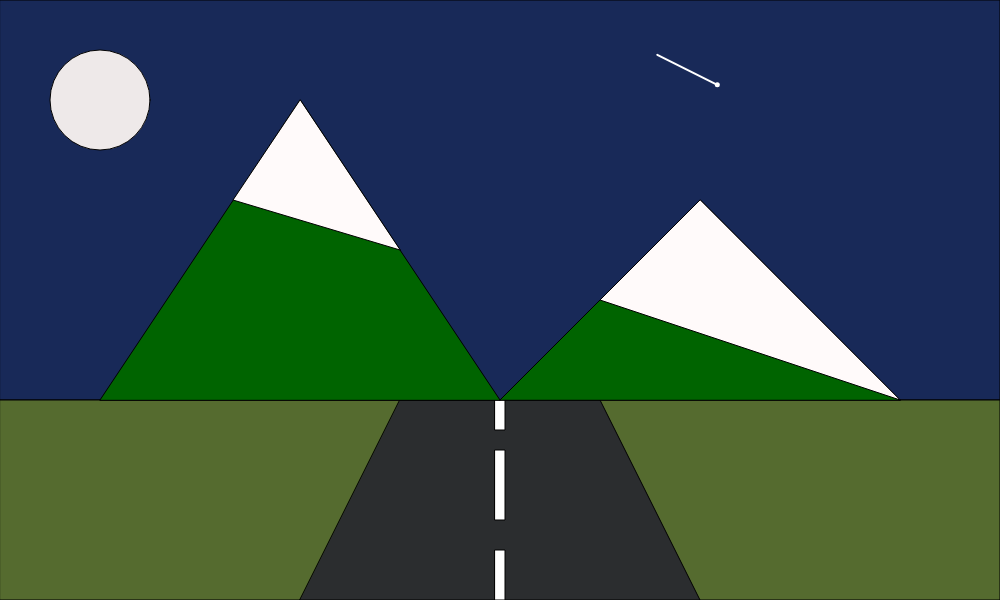
Frame 1 (no input)
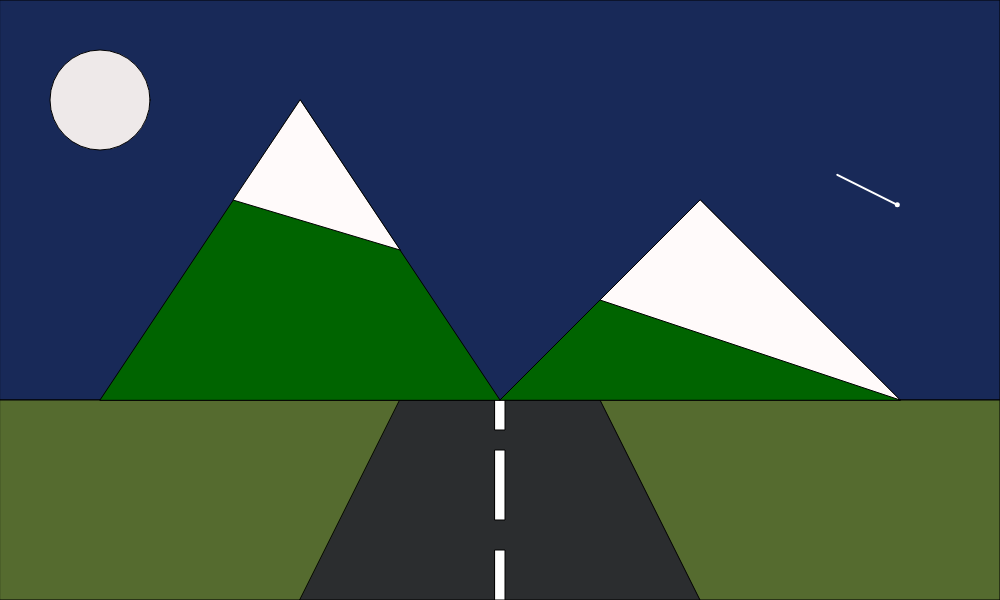
Frame 60 (no input)
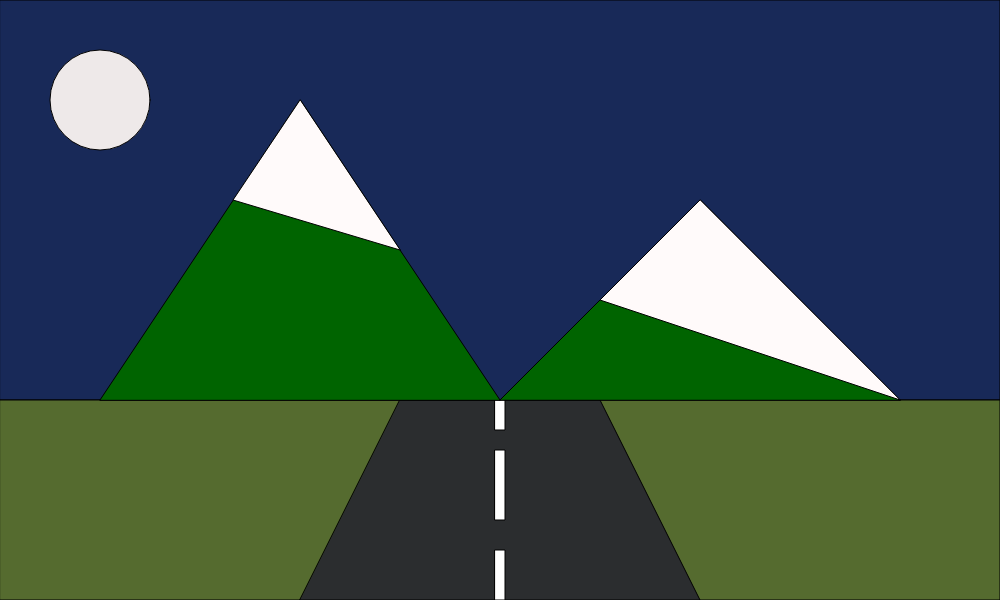
Frame 120 (the mouse pressed at the canvas centre since frame 60)

The p5.js sketch that drew these frames (run headless with seeded random() and noise() and a simulated clock; from frame 60 on, the mouse is pressed at the canvas centre):

// p5.js sketch
// ── sketch.js
/*

Name: Winnie Tsao
Title: meteor on a road to the mountains at night

I used keyPressed and random() to make a meteor start at a random position used conditional statements 
to make the meteor move at different speeds depending on where it is on the canvas, and several 
different variables were also used to make this happen

*/

//declare variables for the meteor
let meteorX;
let meteorY;

//declare variables for the color of the meteor
let r = 255;
let g = 255;
let b = 255;

//declare variables for the speed of the meteor
let speedX;
let speedY;

//set up function to run code
function setup() 
{
    // setting size of canvas
    createCanvas(1000, 600); 

    // starting position of the meteor
    meteorX = random(0, 1000);
    meteorY = random(0, 400);

    //starting speed of the meteor
    speedX = 3;
    speedY = 2;
}

function draw()
{
    // fill color for the sky
    fill(24, 41, 88);

    // draw rectangle as sky
    rect(0, 0, 1000, 400);

    // fill color for the ground
    fill(85, 107, 47);

    // draw rectangle as the ground
    rect(0, 400, 1000, 200);

    // fill color for the road
    fill(43, 45, 47);

    // draw quadrilateral as the road
    quad(400, 400, 600, 400, 700, 600, 300, 600);

    // fill color for the road lines
    fill(255, 255, 255);

    // draw quadrilaterals as the road lines
    quad(495, 400, 505, 400, 505, 430, 495, 430);
    quad(495, 450, 505, 450, 505, 520, 495, 520);
    quad(495, 550, 505, 550, 505, 600, 495, 600);

    // fill color for the mountains
    fill(0, 100, 0);

    // draw triangle as the mountains
    triangle(100, 400, 300, 100, 500, 400);
    triangle(500, 400, 700, 200, 900, 400);

    // fill color for the snow on the mountains
    fill(255, 250, 250);

    // draw triangle as the snow on the mountains
    triangle(300, 100, 233, 200, 400, 250);
    triangle(700, 200, 600, 300, 900, 400);

    // fill color for the moon
    fill(238, 233, 233);

    // draw ellipse as the moon
    ellipse(100, 100, 100, 100);

    // make the ellipse that follows the mouse position transparent
    fill(255, 255, 255, 100);

    // METEOR

    // conditions for the meteor to move across the screen
    if (meteorY < 200)
    {
        // moves teh meteor normally across the canvas
        meteorX += speedX;
        meteorY += speedY;
    }
    else if (meteorY < 400)
    {
        // moves the meteor faster across the canvas
        meteorX += speedX * 2;
        meteorY += speedY * 2;
    }
    else
    {
        // meteor stops moving when it reaches the ground
        meteorX += 0;
        meteorY += 0;
    }

    // draw the meteor tail
    stroke(255, 255, 255);
    strokeWeight(2);
    line(meteorX, meteorY, meteorX - 60, meteorY - 30);

    // draw the meteor
    noStroke();
    fill(r, g, b);
    ellipse(meteorX, meteorY, 5, 5);

    // stroke for the outline of all the other objects
    stroke(0);
    strokeWeight(1);
}

function keyPressed() 
{
    if (keyCode == 32) 
    {
        // the meteor starts at a random position
        meteorX = random(0, 1000);
        meteorY = random(0, 400);

        // the meteor moves at a random speed
        speedX = random(2, 6);
        speedY = random(1, 4);
    }
}
